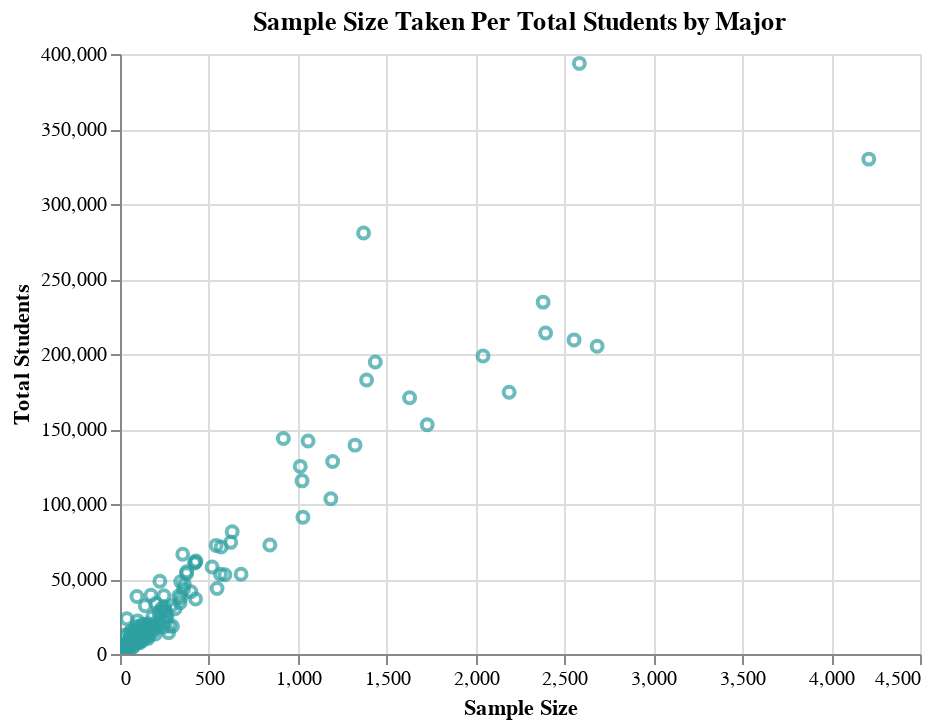

The cell this chart's notebook holds for it:
### Markdown cell above
### Question 1: Does the sample size taken for each major correlate to its number of graduates?
In order to determine if the median salary for a major is properly represented, we need to establish a positive correlation between the sample size taken and the number of graduates in a given major. There are many factors that dictate a healthy sample size; more information can be found [here](https://www.statisticshowto.com/probability-and-statistics/find-sample-size/#Cochran). For now, we will simply identify whether there is a correlation between our `Sample_size` and `Total` columns by creating a scatter plot comparing the two values.

Note our chart is interactive and can be panned / zoomed.

### Code cell
S1 = alt.Chart(recent_grads).mark_point(color="#2d9fa1").encode(
    alt.X('Sample_size',title='Sample Size'),
    alt.Y('Total',title='Total Students')
).properties(
    title='Sample Size Taken Per Total Students by Major'
).interactive()

S1

### Figure 1 — Vega-Lite specification as saved in the notebook (floating-point values rounded to 4 significant figures; data arrays with more than 128 entries replaced by an {"elided": "..."} marker saying what was removed)
{"config": {"view": {"continuousWidth": 400, "continuousHeight": 300}}, "data": {"name": "data-795a6f7accabf628edb585901bee78dd"}, "mark": {"type": "point", "color": "#2d9fa1"}, "encoding": {"x": {"type": "quantitative", "field": "Sample_size", "title": "Sample Size"}, "y": {"type": "quantitative", "field": "Total", "title": "Total Students"}}, "selection": {"selector013": {"type": "interval", "bind": "scales", "encodings": ["x", "y"]}}, "title": "Sample Size Taken Per Total Students by Major", "$schema": "https://vega.github.io/schema/vega-lite/v4.8.1.json", "datasets": {"data-795a6f7accabf628edb585901bee78dd": {"elided": "172 records"}}}
